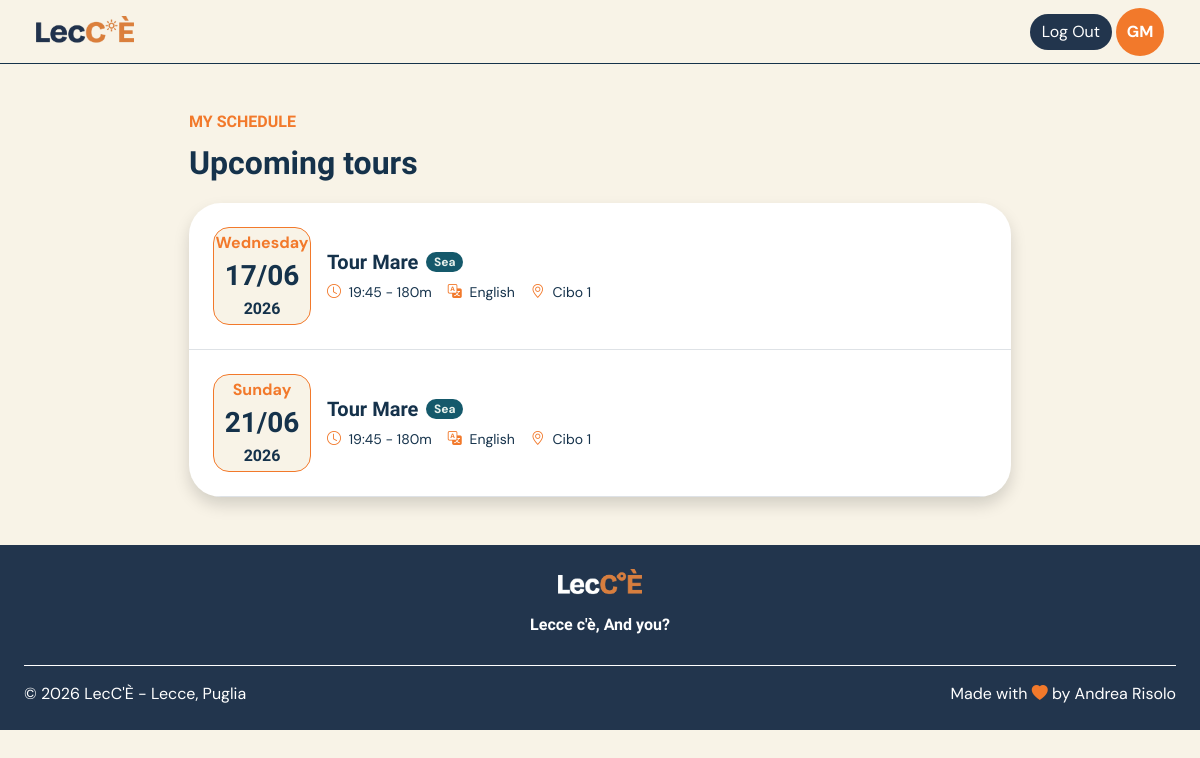
The page /schedule (signed in) on the database its author committed.
### tables this page shows
CREATE TABLE users (
    id TEXT PRIMARY KEY,
    role TEXT NOT NULL,

    email TEXT NOT NULL UNIQUE,
    password TEXT NOT NULL,

    first_name TEXT NOT NULL,
    last_name TEXT NOT NULL,
    profile_photo TEXT
);

CREATE TABLE "tour_occurrences" (
	"id"	TEXT,
	"tour_id"	TEXT NOT NULL,
	"date"	TEXT NOT NULL,
	"start_time"	TEXT NOT NULL,
	"state"	TEXT NOT NULL DEFAULT 'not_departed',
	PRIMARY KEY("id"),
	FOREIGN KEY("tour_id") REFERENCES "tours"("id")
);

CREATE TABLE "tours" (
	"id"	TEXT,
	"guide_id"	TEXT NOT NULL,
	"language_id"	TEXT NOT NULL,
	"title"	TEXT NOT NULL,
	"description"	TEXT NOT NULL,
	"duration"	INTEGER NOT NULL,
	"max_participants"	INTEGER NOT NULL,
	"theme_id"	INTEGER NOT NULL,
	"state"	TEXT NOT NULL DEFAULT 'active',
	PRIMARY KEY("id"),
	FOREIGN KEY("guide_id") REFERENCES "users"("id") ON DELETE CASCADE,
	FOREIGN KEY("language_id") REFERENCES "languages"("id") ON DELETE CASCADE,
	FOREIGN KEY("theme_id") REFERENCES "tour_themes"("id")
);

CREATE TABLE "tour_themes" (
	"id"	INTEGER,
	"name"	TEXT NOT NULL,
	"emoji"	TEXT NOT NULL,
	"description"	TEXT NOT NULL,
	PRIMARY KEY("id" AUTOINCREMENT)
);

CREATE TABLE "languages" (
	"id"	INTEGER,
	"name"	TEXT NOT NULL UNIQUE,
	PRIMARY KEY("id" AUTOINCREMENT)
);

CREATE TABLE "stops" (
	"id"	TEXT,
	"tour_id"	TEXT NOT NULL,
	"place_name"	TEXT NOT NULL,
	"order_number"	INTEGER NOT NULL,
	PRIMARY KEY("id"),
	FOREIGN KEY("tour_id") REFERENCES "tours"("id") ON DELETE CASCADE
);

### app.py (the view, shortened to what this page needs)
@login_required
@app.route("/schedule")
def personal_schedule():
    today = date.today()
    if current_user.role == "guide":
        occurrences = occurrencies_dao.get_not_empty_occurrences_by_guide_id(current_user.id)
        for occurrence in occurrences:
            occurrence.tour = tours_dao.get_tour_by_id(occurrence.tour_id)
            occurrence.tour.language = languages_dao.get_language_by_id(occurrence.tour.language_id)["name"]
            occurrence.tour.theme = themes_dao.get_theme_by_id(occurrence.tour.theme_id)
            occurrence.tour.stops = stops_dao.get_first_stop_by_tour(occurrence.tour)
        upcoming = occurrences
    return render_template("personal_schedule.html", upcoming=upcoming)

### app.py (called while the page is built)
@login_manager.user_loader
def load_user(user_id):
    db_user=users_dao.get_user_by_id(user_id)
    return db_user

### database/daos/languages.py (called while the page is built)
@connect_db
def get_language_by_id(conn, cursor, id):
    query="SELECT * FROM languages WHERE id=(?)"
    cursor.execute(query, (id,))
    language=cursor.fetchone()
    if language is None:
        return None
    return dict(language)

### database/daos/stops.py (called while the page is built)
@connect_db
def get_first_stop_by_tour(conn, cursor, tour):
    query = "SELECT place_name FROM stops WHERE tour_id=(?) ORDER BY order_number ASC LIMIT 1"
    cursor.execute(query, (tour.id,))
    stop = cursor.fetchone()
    if stop:
        return stop["place_name"]
    else:
        return None

### database/daos/themes.py (called while the page is built)
@connect_db
def get_theme_by_id(conn, cursor, id):
    query="SELECT * FROM tour_themes WHERE id=(?)"
    cursor.execute(query, (id,))
    theme=cursor.fetchone()
    if theme is None:
        return None
    theme_obj=Theme(theme["id"], theme["name"], theme["emoji"], theme["description"])
    return theme_obj

### database/daos/tours.py (called while the page is built)
@connect_db
def get_tour_by_id(conn, cursor, id):
    query="SELECT * FROM tours WHERE id=(?)"
    cursor.execute(query, (id,))
    tour=cursor.fetchone()
    if tour is None:
        return None
    tour_obj=Tour(tour["id"], tour["title"], tour["description"], tour["duration"], tour["max_participants"], tour["theme_id"], tour["language_id"], tour["guide_id"], tour["state"])
    return tour_obj

### database/daos/users.py (called while the page is built)
@connect_db
def get_user_by_id(conn, cursor, id):
    query="SELECT * FROM users WHERE id=(?)"
    cursor.execute(query, (id,))
    user=cursor.fetchone()
    if user is None:
        return None
    user_obj=User(user["id"], user["role"], user["email"], user["password"], user["first_name"], user["last_name"], user["profile_photo"])
    return user_obj

### utilities/db_connection.py (called while the page is built)
def connect_db(func):
    @wraps(func)
    def wrapper(*args, **kwargs):
        conn = sqlite3.connect(DB_PATH)
        conn.row_factory = sqlite3.Row
        cursor = conn.cursor()
        try:
            return func(conn, cursor, *args, **kwargs)
        finally:
            cursor.close()
            conn.close()
    return wrapper

### templates/personal_schedule.html (shortened to what this page needs)
{% extends "base.html" %}
{% block content %}
<main class="mx-4 my-5">
    <div class="container w-75">
        <section class="mb-5">
            <div class="mb-3">
                <h1 class="lecce-text-impact lecce-primary-color fw-bold mb-2 fs-6">
                    MY SCHEDULE
                </h1>
                <span class="lecce-text-impact lecce-secondary-color fw-bold mb-0 fs-2">
                    Upcoming tours
                </span>
            </div>
            <div class="bg-white rounded-5 shadow overflow-hidden">
                {% if upcoming|length > 0 %}
                {% for occurrence in upcoming %}
                {% include "booking_card.html" %}
                {% endfor %}
                {% else %}
                <div class="d-flex justify-content-center p-4">
                    <p class="mb-0">No upcoming occurrences found</p>
                </div>
                {% endif %}
            </div>
        </section>
    </div>
</main>
{% endblock %}

### templates/base.html (shortened to what this page needs)
<!doctype html>
<html lang="en">
<head>
    <link href="https://cdn.jsdelivr.net/npm/bootstrap@5.3.5/dist/css/bootstrap.min.css" rel="stylesheet"
>
    <link rel="stylesheet" href="https://cdn.jsdelivr.net/npm/bootstrap-icons@1.11.3/font/bootstrap-icons.min.css">
    <link rel="stylesheet" href="{{ url_for('static', filename='css/style.css') }}">
    <link rel="stylesheet" href="{{ url_for('static', filename='css/themes.css') }}">
    <link rel="stylesheet" href="https://cdn.jsdelivr.net/npm/flatpickr/dist/flatpickr.min.css">
</head>
<body>
    <header class="lecce-header">
        <nav class="navbar mx-4">
            <div class="container-fluid d-flex align-items-center justify-content-between">
                <a class="navbar-brand d-flex align-items-center" href="{{ url_for('home') }}">
                    <img class="lecce-logo p-0 m-0"
                        src="{{ url_for('static', filename='images/utility_images/LecCE_logo_primary.png') }}"
                        alt="LecCÈ Logo">
                </a>
                {% if current_user.is_authenticated %}
                <div class="d-flex align-items-center gap-1">
                    <a class="btn lecce-btn lecce-secondary-background" href="{{ url_for('logout') }}">Log Out</a>
                    <a href="{{ url_for('my_profile') }}" class="text-decoration-none">
                        {% if current_user.profile_photo is not none %}
                        <div class="profile-initials p-1"><img src="{{ url_for('static', filename='images/profile_photos/' ~ current_user.profile_photo) }}" alt="Profile Photo" class="img-fluid rounded-circle object-fit-cover"></div>
                        {% else %}
                        <div class="profile-initials fw-bold p-2">{{ current_user.first_name[0].upper() }}{{
                            current_user.last_name[0].upper() }}</div>
                        {% endif %}
                    </a>
                </div>
                {% else %}
                <div class="d-flex align-items-center gap-1">
                    <a class="btn lecce-btn lecce-primary-background" href="{{ url_for('login') }}">Log In</a>
                    <a class="btn lecce-btn lecce-secondary-background" href="{{ url_for('register') }}">Sign Up</a>
                </div>
                {% endif %}
            </div>
        </nav>
    </header>
    <div class="container-fluid">
        {%block content %}{% endblock %}
    </div>
    <footer class="lecce-secondary-background mt-1 p-4">
        <div class="d-flex flex-column align-items-center text-center">
            <img class="lecce-logo mb-2"
                src="{{ url_for('static', filename='images/utility_images/LecCE_logo_secondary.png') }}"
                alt="LecCÈ Logo">
            <p class="lecce-text-impact fw-semibold lh-lg mb-4">
                Lecce c'è, And you?
            </p>
        </div>
        <div class="d-flex flex-column flex-md-row justify-content-between gap-2 border-top border-white pt-3">
            <span class="mb-0">
                © 2026 LecC'È - Lecce, Puglia
            </span>
            <span class="mb-0">
                Made with <i class="bi bi-heart-fill lecce-primary-color"></i> by Andrea Risolo
            </span>
        </div>
    </footer>
</body>
</html>

### templates/booking_card.html (shortened to what this page needs)
<div class="d-flex flex-row align-items-center justify-content-between gap-3 p-4 border-bottom">
    <div class="d-flex align-items-center gap-3">
        <div class="rounded-4 lecce-profile-date p-5">
            <span class="lecce-primary-color fw-bold mb-0 fs-6">{{ occurrence.date.strftime('%A') }}</span>
            <span class="lecce-text-impact lecce-secondary-color fw-bold fs-3 mb-0">{{ occurrence.date.strftime('%d/%m')
                }}</span>
            <span class="lecce-text-impact lecce-secondary-color fw-bold fs-6 mb-0">{{ occurrence.date.strftime('%Y')
                }}</span>
        </div>
        <div>
            <div class="d-flex align-items-center gap-2 mb-2">
                <h3 class="h5 lecce-text-impact lecce-secondary-color fw-bold m-0">
                    <a href="{{ url_for('tour', id=occurrence.tour.id) }}"
                        class="text-decoration-none lecce-secondary-color">
                        {{ occurrence.tour.title }}
                    </a>
                </h3>
                <div
                    class="badge rounded-4 lecce-{{ occurrence.tour.theme.name.lower() }}-background lecce-{{ occurrence.tour.theme.name.lower() }}-text">
                    {{ occurrence.tour.theme.name }}</div>
            </div>
            <div class="d-flex flex-wrap gap-3 small lecce-secondary-color">
                <span>
                    <i class="bi bi-clock lecce-primary-color me-1"></i>
                    {{ occurrence.start_time }} - {{ occurrence.tour.duration }}m
                </span>
                <span>
                    <i class="bi bi-translate lecce-primary-color me-1"></i>
                    {{ occurrence.tour.language }}
                </span>
                <span>
                    <i class="bi bi-geo-alt lecce-primary-color me-1"></i>
                    {{ occurrence.tour.stops }}
                </span>
            </div>
        </div>
    </div>
</div>

### static/css/style.css (style rules this page uses)
body { background-color: #F8F3E7; font-family: "DM Sans", sans-serif; }
.lecce-logo { height: 2rem; }
.lecce-text-impact { font-family: "Bricolage Grotesque", sans-serif; }
.lecce-primary-color { color: #F2792B }
.lecce-secondary-color { color: #15324B; }
.lecce-header { border-bottom: 0.01rem solid #15324B; height: 4rem; }
.lecce-btn { color: white; border: none; border-radius: 1000px; }
.lecce-secondary-background { background-color: #22354d; color: white; }
.profile-initials { background-color: #F2792B; color: white; aspect-ratio: 1/1; border-radius: 50%; height: 3rem; width: 3rem; display: flex; align-items: center; justify-content: center; }
.lecce-profile-date { background-color: #F8F3E7; border: 0.1rem solid #F2792B; aspect-ratio: 1/1; border-radius: 0%; width: 4rem; height: 4rem; display: flex; flex-direction: column; align-items: center; justify-content: center; }

### static/css/themes.css (style rules this page uses)
.lecce-sea-background { background-color: #15596B; }
.lecce-sea-text { color: #E7F1EC; }

### rows shown on the page
users: first_name "G", last_name "M"
tour_occurrences: date "Wednesday", date "17/06", date "2026", tour "Tour Mare", tour.theme.name "Sea", start_time "19:45", tour.duration "180", tour.language "English", tour.stops "Cibo 1"
tour_occurrences: date "Sunday", date "21/06", date "2026", tour "Tour Mare", tour.theme.name "Sea", start_time "19:45", tour.duration "180", tour.language "English", tour.stops "Cibo 1"
